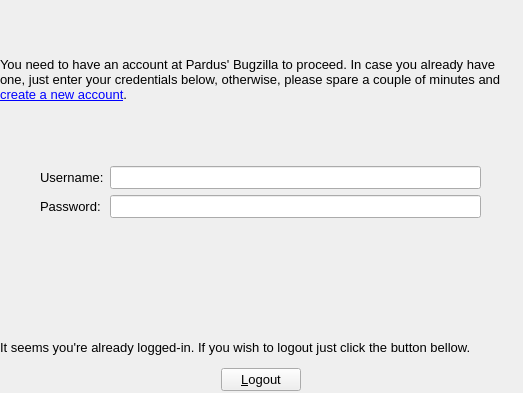
<?xml version="1.0" encoding="UTF-8"?>
<ui version="4.0">
 <class>bugWidget</class>
 <widget class="QWidget" name="bugWidget">
  <property name="geometry">
   <rect>
    <x>0</x>
    <y>0</y>
    <width>523</width>
    <height>393</height>
   </rect>
  </property>
  <property name="font">
   <font>
    <pointsize>6</pointsize>
   </font>
  </property>
  <property name="windowTitle">
   <string>Authentication</string>
  </property>
  <property name="styleSheet">
   <string notr="true"/>
  </property>
  <widget class="QLabel" name="pixKaptanLogo">
   <property name="geometry">
    <rect>
     <x>610</x>
     <y>4</y>
     <width>16</width>
     <height>16</height>
    </rect>
   </property>
   <property name="frameShadow">
    <enum>QFrame::Raised</enum>
   </property>
   <property name="text">
    <string/>
   </property>
   <property name="wordWrap">
    <bool>true</bool>
   </property>
  </widget>
  <widget class="QWidget" name="verticalLayoutWidget">
   <property name="geometry">
    <rect>
     <x>0</x>
     <y>0</y>
     <width>521</width>
     <height>391</height>
    </rect>
   </property>
   <layout class="QVBoxLayout" name="verticalLayout">
    <item>
     <widget class="QLabel" name="label">
      <property name="font">
       <font>
        <pointsize>10</pointsize>
       </font>
      </property>
      <property name="text">
       <string>&lt;!DOCTYPE HTML PUBLIC &quot;-//W3C//DTD HTML 4.0//EN&quot; &quot;http://www.w3.org/TR/REC-html40/strict.dtd&quot;&gt;
&lt;html&gt;&lt;head&gt;&lt;meta name=&quot;qrichtext&quot; content=&quot;1&quot; /&gt;&lt;style type=&quot;text/css&quot;&gt;
p, li { white-space: pre-wrap; }
&lt;/style&gt;&lt;/head&gt;&lt;body style=&quot; font-family:'DejaVu Sans'; font-size:10pt; font-weight:400; font-style:normal;&quot;&gt;
&lt;p style=&quot; margin-top:0px; margin-bottom:0px; margin-left:0px; margin-right:0px; -qt-block-indent:0; text-indent:0px;&quot;&gt;You need to have an account at Pardus' Bugzilla to proceed. In case you already have one, just enter your credentials below, otherwise, please spare a couple of minutes and &lt;a href=&quot;http://bugs.pardus.org.tr/createaccount.cgi&quot;&gt;&lt;span style=&quot; text-decoration: underline; color:#0000ff;&quot;&gt;create a new account&lt;/span&gt;&lt;/a&gt;.&lt;/p&gt;&lt;/body&gt;&lt;/html&gt;</string>
      </property>
      <property name="wordWrap">
       <bool>true</bool>
      </property>
     </widget>
    </item>
    <item>
     <layout class="QHBoxLayout" name="horizontalLayout">
      <item>
       <spacer name="horizontalSpacer">
        <property name="orientation">
         <enum>Qt::Horizontal</enum>
        </property>
        <property name="sizeType">
         <enum>QSizePolicy::Preferred</enum>
        </property>
        <property name="sizeHint" stdset="0">
         <size>
          <width>40</width>
          <height>20</height>
         </size>
        </property>
       </spacer>
      </item>
      <item>
       <layout class="QFormLayout" name="formLayout">
        <property name="fieldGrowthPolicy">
         <enum>QFormLayout::ExpandingFieldsGrow</enum>
        </property>
        <item row="0" column="0">
         <widget class="QLabel" name="label_2">
          <property name="font">
           <font>
            <pointsize>10</pointsize>
           </font>
          </property>
          <property name="text">
           <string>Username:</string>
          </property>
         </widget>
        </item>
        <item row="0" column="1">
         <widget class="QLineEdit" name="username">
          <property name="font">
           <font>
            <pointsize>10</pointsize>
           </font>
          </property>
         </widget>
        </item>
        <item row="1" column="0">
         <widget class="QLabel" name="label_3">
          <property name="font">
           <font>
            <pointsize>10</pointsize>
           </font>
          </property>
          <property name="text">
           <string>Password:</string>
          </property>
         </widget>
        </item>
        <item row="1" column="1">
         <widget class="QLineEdit" name="password">
          <property name="font">
           <font>
            <pointsize>10</pointsize>
           </font>
          </property>
          <property name="echoMode">
           <enum>QLineEdit::Password</enum>
          </property>
         </widget>
        </item>
       </layout>
      </item>
      <item>
       <spacer name="horizontalSpacer_2">
        <property name="orientation">
         <enum>Qt::Horizontal</enum>
        </property>
        <property name="sizeType">
         <enum>QSizePolicy::Preferred</enum>
        </property>
        <property name="sizeHint" stdset="0">
         <size>
          <width>40</width>
          <height>20</height>
         </size>
        </property>
       </spacer>
      </item>
     </layout>
    </item>
    <item>
     <widget class="QLabel" name="logoutText">
      <property name="sizePolicy">
       <sizepolicy hsizetype="Preferred" vsizetype="Maximum">
        <horstretch>0</horstretch>
        <verstretch>0</verstretch>
       </sizepolicy>
      </property>
      <property name="font">
       <font>
        <pointsize>10</pointsize>
       </font>
      </property>
      <property name="text">
       <string>It seems you're already logged-in. If you wish to logout just click the button bellow.</string>
      </property>
      <property name="wordWrap">
       <bool>true</bool>
      </property>
     </widget>
    </item>
    <item>
     <layout class="QHBoxLayout" name="horizontalLayout_2">
      <item>
       <spacer name="horizontalSpacer_3">
        <property name="orientation">
         <enum>Qt::Horizontal</enum>
        </property>
        <property name="sizeHint" stdset="0">
         <size>
          <width>40</width>
          <height>20</height>
         </size>
        </property>
       </spacer>
      </item>
      <item>
       <widget class="QPushButton" name="logoutButton">
        <property name="font">
         <font>
          <pointsize>10</pointsize>
         </font>
        </property>
        <property name="text">
         <string>&amp;Logout</string>
        </property>
       </widget>
      </item>
      <item>
       <spacer name="horizontalSpacer_4">
        <property name="orientation">
         <enum>Qt::Horizontal</enum>
        </property>
        <property name="sizeType">
         <enum>QSizePolicy::Expanding</enum>
        </property>
        <property name="sizeHint" stdset="0">
         <size>
          <width>40</width>
          <height>20</height>
         </size>
        </property>
       </spacer>
      </item>
     </layout>
    </item>
   </layout>
  </widget>
 </widget>
 <resources/>
 <connections/>
</ui>
